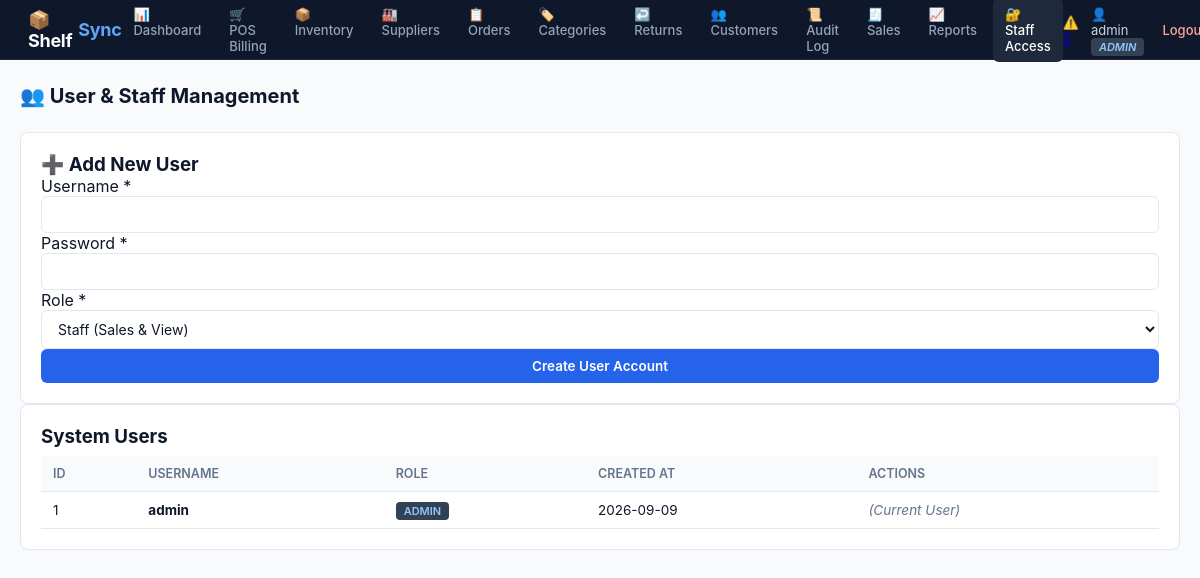
The page /users (signed in) on the database as committed earlier.
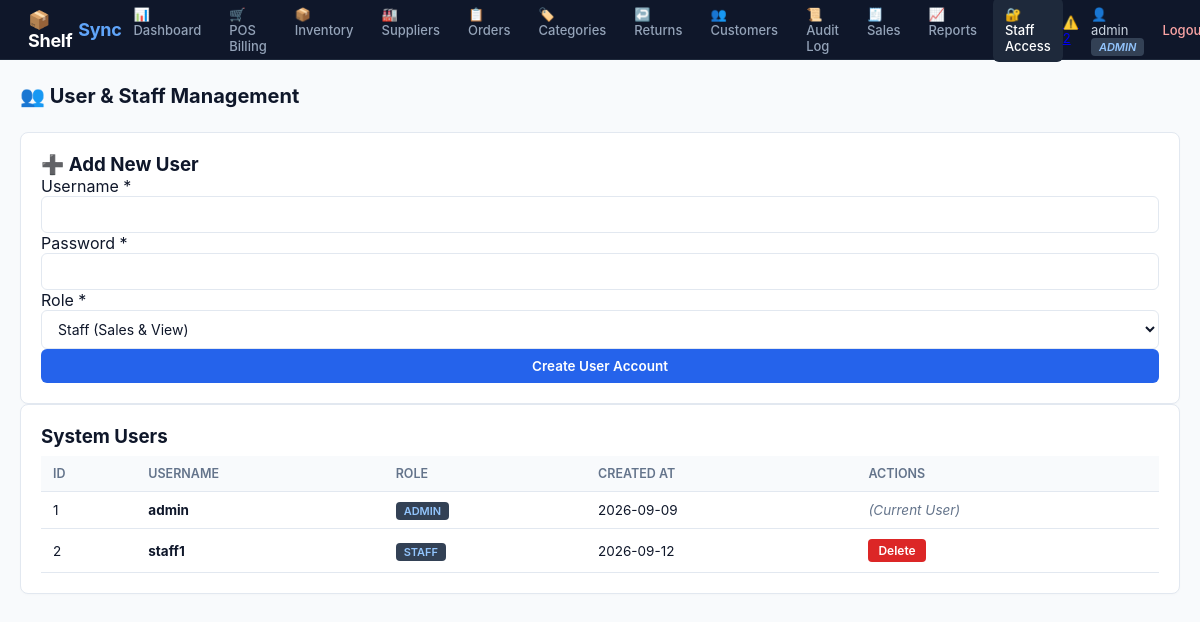
The same page on the database as committed later.
### app.py (models this page shows, shortened)
class User(db.Model):
    __tablename__ = "users"
    id = db.Column(db.Integer, primary_key=True)
    username = db.Column(db.String(80), unique=True, nullable=False)
    password_hash = db.Column(db.String(255), nullable=False)
    role = db.Column(db.String(20), nullable=False, default="staff")  # admin / staff
    created_at = db.Column(db.DateTime, default=datetime.utcnow)

### app.py (the view, shortened to what this page needs)
@app.route("/users", methods=["GET", "POST"])
@login_required
@admin_required
def users():
    user_list = User.query.order_by(User.username.asc()).all()
    return render_template("users.html", users=user_list)

### app.py (called while the page is built)
def login_required(view_func):
    from functools import wraps
    @wraps(view_func)
    def wrapped(*args, **kwargs):
        if "user_id" not in session:
            flash("Please log in to access ShelfSync.", "error")
            return redirect(url_for("login"))
        return view_func(*args, **kwargs)
    return wrapped

def admin_required(view_func):
    from functools import wraps
    @wraps(view_func)
    def wrapped(*args, **kwargs):
        if "user_id" not in session:
            flash("Please log in to continue.", "error")
            return redirect(url_for("login"))
        if session.get("role") != "admin":
            flash("Admin access required for this action.", "error")
            return redirect(url_for("dashboard"))
        return view_func(*args, **kwargs)
    return wrapped

@app.context_processor
def inject_user():
    low_count = Product.query.filter(Product.quantity <= Product.min_stock).count()
    return {
        "current_username": session.get("username"),
        "current_role": session.get("role"),
        "critical_alert_count": low_count
    }

### templates/users.html (shortened to what this page needs)
{% extends "base.html" %}
{% block content %}
<div class="page-header">
    <h2>👥 User & Staff Management</h2>
</div>
<div class="user-management-grid">
    <div class="form-card">
        <h3>➕ Add New User</h3>
        <form method="POST" action="{{ url_for('users') }}">
            <div class="form-group">
                <label for="username">Username *</label>
                <input type="text" id="username" name="username" required class="form-control">
            </div>
            <div class="form-group">
                <label for="password">Password *</label>
                <input type="password" id="password" name="password" required class="form-control">
            </div>
            <div class="form-group">
                <label for="role">Role *</label>
                <select id="role" name="role" class="form-control">
                    <option value="staff">Staff (Sales & View)</option>
                </select>
            </div>
            <button type="submit" class="btn btn-primary btn-block">Create User Account</button>
        </form>
    </div>
    <div class="table-card">
        <h3>System Users</h3>
        <table class="data-table">
            <thead>
                <tr>
                    <th>ID</th>
                    <th>Username</th>
                    <th>Role</th>
                    <th>Created At</th>
                    <th>Actions</th>
                </tr>
            </thead>
            <tbody>
                {% for u in users %}
                <tr>
                    <td>{{ u.id }}</td>
                    <td><strong>{{ u.username }}</strong></td>
                    <td><span class="role-badge role-{{ u.role }}">{{ u.role }}</span></td>
                    <td>{{ u.created_at.strftime('%Y-%m-%d') if u.created_at else '-' }}</td>
                    <td>
                        {% if u.id != session.get('user_id') %}
                        <form method="POST" action="{{ url_for('delete_user', user_id=u.id) }}" style="display:inline;" onsubmit="return confirm('Delete user account?');">
                            <button type="submit" class="btn-sm btn-danger">Delete</button>
                        </form>
                        {% else %}
                        <em class="text-muted">(Current User)</em>
                        {% endif %}
                    </td>
                </tr>
                {% endfor %}
            </tbody>
        </table>
    </div>
</div>
{% endblock %}

Rows that differ between the two databases and show on the page:
added User: id "2", username "staff1", role "STAFF", created_at "2026-09-12"
